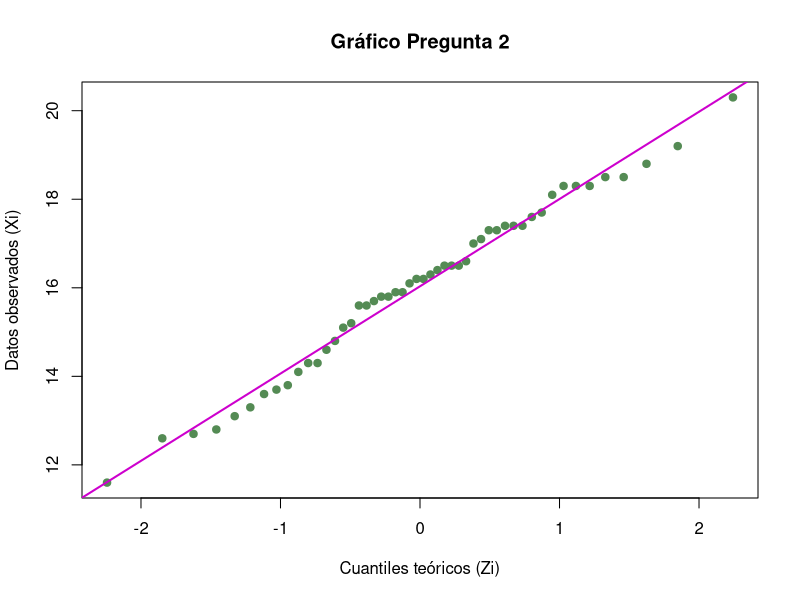
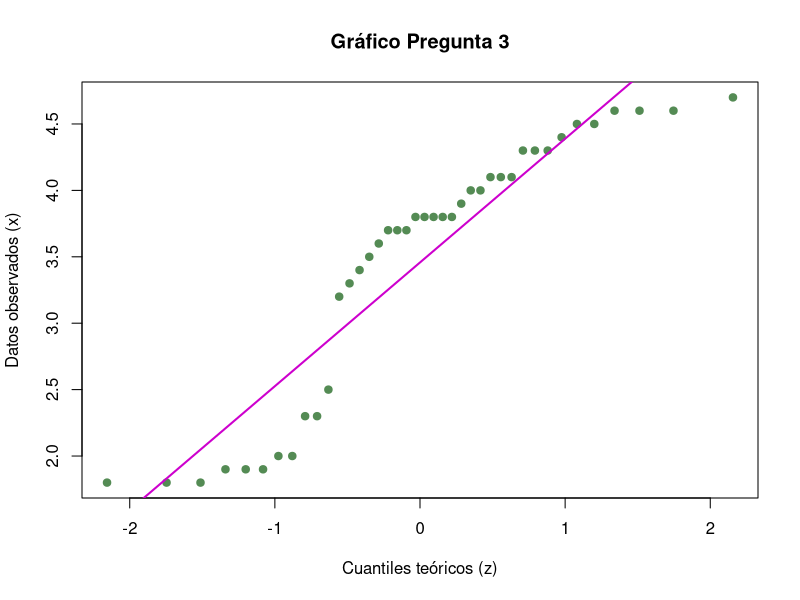
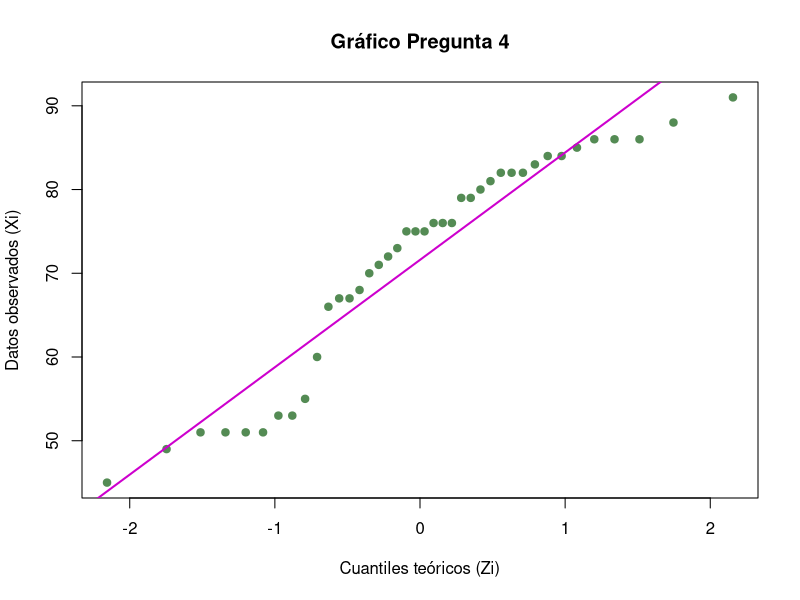
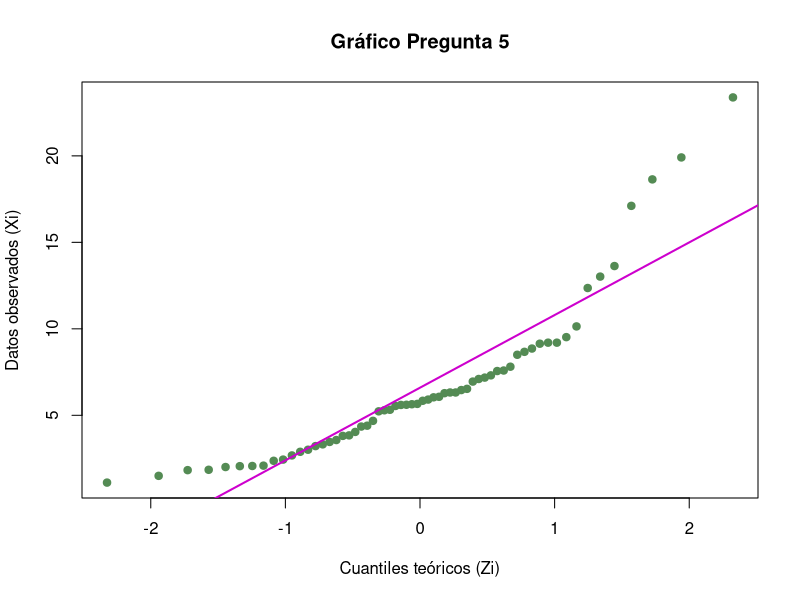
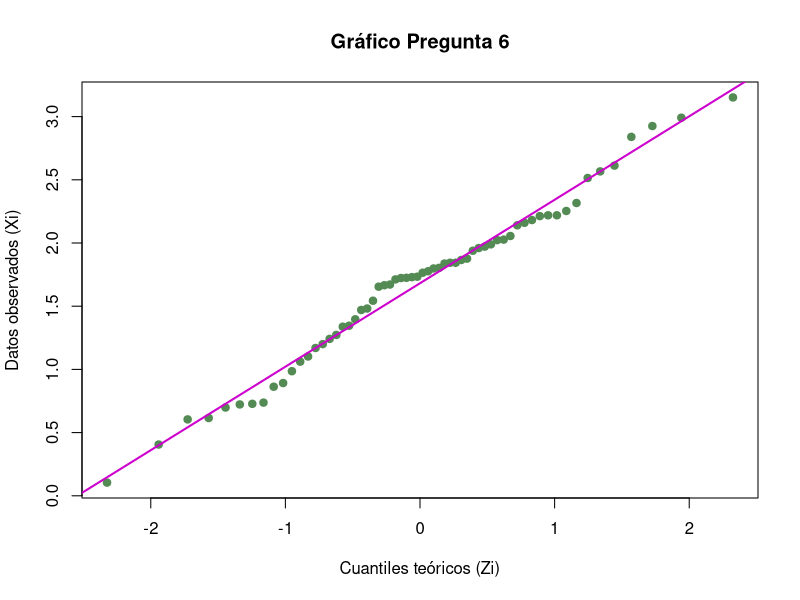

Write R code to recreate these figures, in order.
## ---- chunk 1
# Paso 1: Ingresar los datos (ya ordenados)
x <- c(
  11.6, 12.6, 12.7, 12.8, 13.1, 13.3, 13.6, 13.7, 13.8, 14.1,
  14.3, 14.3, 14.6, 14.8, 15.1, 15.2, 15.6, 15.6, 15.7, 15.8,
  15.8, 15.9, 15.9, 16.1, 16.2, 16.2, 16.3, 16.4, 16.5, 16.5,
  16.5, 16.6, 17.0, 17.1, 17.3, 17.3, 17.4, 17.4, 17.4, 17.6,
  17.7, 18.1, 18.3, 18.3, 18.3, 18.5, 18.5, 18.8, 19.2, 20.3
)

# Paso 2: Calcular pi
n <- length(x)
p <- (1:n - 0.375) / (n + 0.25)


# Paso 3: Calcular los cuantiles teóricos zi
z <- qnorm(p)

# Paso 4: Graficar zi vs xi
plot(z, x, main = "Gráfico Pregunta 2",
     xlab = "Cuantiles teóricos (Zi)", ylab = "Datos observados (Xi)",
     pch = 19, col = "palegreen4")

# Paso 5: Ajustar una línea recta
abline(lm(x ~ z), col = "magenta3", lwd = 2)
## ---- chunk 2
# Paso 1: Ingresar los datos
x <- c(
  4.1, 1.8, 3.2, 1.9, 4.6, 2.0, 4.5, 3.9, 4.3, 2.3, 
  3.8, 1.9, 4.6, 1.8, 4.7, 1.8, 4.6, 1.9, 3.5, 4.0,
  3.7, 3.7, 4.3, 3.6, 3.8, 3.8, 3.8, 2.5, 4.5, 4.1,
  3.7, 3.8, 3.4, 4.0, 2.3, 4.4, 4.1, 4.3, 3.3, 2.0
)

# Paso 2: Ordenar los datos
x_sorted <- sort(x)
n <- length(x_sorted)

# Paso 3: Calcular pi usando la fórmula de Blom
p <- (1:n - 0.375) / (n + 0.25)

# Paso 4: Calcular los cuantiles teóricos z
z <- qnorm(p)

# Paso 5: Graficar z vs x
plot(z, x_sorted, main = "Gráfico Pregunta 3",
     xlab = "Cuantiles teóricos (z)", ylab = "Datos observados (x)",
     pch = 19, col = "palegreen4")
abline(lm(x_sorted ~ z), col = "magenta3", lwd = 2)

## ---- chunk 3
# Paso 1: Ingresar los datos
x <- c(
  91, 51, 79, 53, 82, 51, 76, 82, 84, 53, 
  86, 51, 85, 45, 88, 51, 80, 49, 82, 75,
  73, 67, 68, 86, 72, 75, 75, 66, 84, 70, 
  79, 60, 86, 71, 67, 81, 76, 83, 76, 55
)

# Paso 2: Ordenar los datos
x_sorted <- sort(x)
n <- length(x_sorted)

# Paso 3: Calcular pi usando la fórmula de Blom
p <- (1:n - 0.375) / (n + 0.25)

# Paso 4: Calcular los cuantiles teóricos z
z <- qnorm(p)

# Paso 5: Graficar z vs x
plot(z, x_sorted, main = "Gráfico Pregunta 4",
     xlab = "Cuantiles teóricos (Zi)", ylab = "Datos observados (Xi)",
     pch = 19, col = "palegreen4")
abline(lm(x_sorted ~ z), col = "magenta3", lwd = 2)
## ---- chunk 4
# Paso 1: Ingresar los datos
x <- c(
  7.59, 6.28, 6.07, 5.23, 5.54, 3.46, 2.44, 3.01, 13.63, 13.02, 23.38, 9.2, 3.22,
  2.06, 4.04, 17.11, 12.36, 19.91, 8.50, 7.81, 7.18, 6.95, 18.64, 7.10, 6.04, 5.66,
  8.86, 4.40, 3.57, 4.35, 3.84, 2.37, 3.81, 5.32, 5.84, 2.89, 4.68, 1.85, 9.14,
  8.67, 9.52, 2.68, 10.14, 9.20, 7.31, 2.09, 6.32, 6.53, 6.32, 2.01, 5.91, 5.60,
  5.61, 1.50, 6.46, 5.29, 5.64, 2.07, 1.11, 3.32, 1.83, 7.56
)

# Paso 2: Ordenar los datos
x_sorted <- sort(x)
n <- length(x_sorted)

# Paso 3: Calcular pi usando la fórmula de Blom
p <- (1:n - 0.375) / (n + 0.25)

# Paso 4: Calcular los cuantiles teóricos z
z <- qnorm(p)

# Paso 5: Graficar z vs x
plot(z, x_sorted, main = "Gráfico Pregunta 5",
     xlab = "Cuantiles teóricos (Zi)", ylab = "Datos observados (Xi)",
     pch = 19, col = "palegreen4")
abline(lm(x_sorted ~ z), col = "magenta3", lwd = 2)

## ---- chunk 5
# Paso 1: Ingresar los datos
x <- c(
  7.59, 6.28, 6.07, 5.23, 5.54, 3.46, 2.44, 3.01, 13.63, 13.02, 23.38, 9.2, 3.22,
  2.06, 4.04, 17.11, 12.36, 19.91, 8.50, 7.81, 7.18, 6.95, 18.64, 7.10, 6.04, 5.66,
  8.86, 4.40, 3.57, 4.35, 3.84, 2.37, 3.81, 5.32, 5.84, 2.89, 4.68, 1.85, 9.14,
  8.67, 9.52, 2.68, 10.14, 9.20, 7.31, 2.09, 6.32, 6.53, 6.32, 2.01, 5.91, 5.60,
  5.61, 1.50, 6.46, 5.29, 5.64, 2.07, 1.11, 3.32, 1.83, 7.56
)


# Paso 2: Aplicar logaritmo natural
log_x <- log(x)

# Paso 3: Ordenar los datos transformados
x_sorted <- sort(log_x)
n <- length(x_sorted)


# Paso 4: Calcular pi usando la fórmula de Blom
p <- (1:n - 0.375) / (n + 0.25)

# Paso 5: Calcular los cuantiles teóricos z
z <- qnorm(p)

# Paso 6: Graficar z vs x
plot(z, x_sorted, main = "Gráfico Pregunta 6",
     xlab = "Cuantiles teóricos (Zi)", ylab = "Datos observados (Xi)",
     pch = 19, col = "palegreen4")
abline(lm(x_sorted ~ z), col = "magenta3", lwd = 2)
